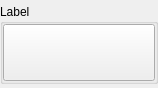
<?xml version="1.0" encoding="UTF-8"?>
<ui version="4.0">
 <class>DisplaySimpleSwitch</class>
 <widget class="QWidget" name="DisplaySimpleSwitch">
  <property name="geometry">
   <rect>
    <x>0</x>
    <y>0</y>
    <width>158</width>
    <height>88</height>
   </rect>
  </property>
  <property name="windowTitle">
   <string>SwicthWidget</string>
  </property>
  <layout class="QVBoxLayout" name="verticalLayout">
   <property name="leftMargin">
    <number>0</number>
   </property>
   <property name="topMargin">
    <number>4</number>
   </property>
   <property name="rightMargin">
    <number>0</number>
   </property>
   <property name="bottomMargin">
    <number>4</number>
   </property>
   <item>
    <widget class="QGroupBox" name="labelGroupBox">
     <property name="title">
      <string>Label</string>
     </property>
     <layout class="QGridLayout" name="gridLayout">
      <property name="leftMargin">
       <number>0</number>
      </property>
      <property name="topMargin">
       <number>0</number>
      </property>
      <property name="rightMargin">
       <number>0</number>
      </property>
      <property name="bottomMargin">
       <number>0</number>
      </property>
      <item row="0" column="0">
       <widget class="QPushButton" name="switchButton">
        <property name="sizePolicy">
         <sizepolicy hsizetype="Expanding" vsizetype="Expanding">
          <horstretch>0</horstretch>
          <verstretch>0</verstretch>
         </sizepolicy>
        </property>
        <property name="text">
         <string/>
        </property>
       </widget>
      </item>
     </layout>
    </widget>
   </item>
  </layout>
 </widget>
 <resources/>
 <connections/>
</ui>
